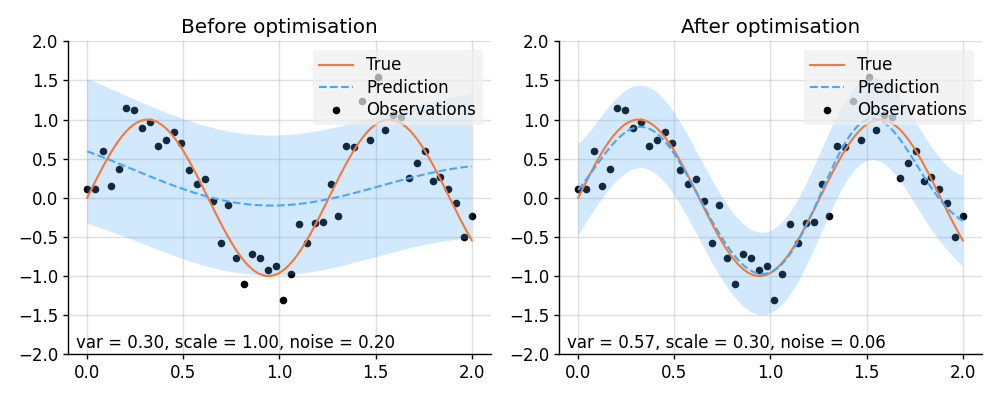

The script that saved this image:
import lab as B
import matplotlib.pyplot as plt
import torch
from wbml.plot import tweak

from stheno.torch import EQ, GP

# Increase regularisation because PyTorch defaults to 32-bit floats.
B.epsilon = 1e-6

# Define points to predict at.
x = torch.linspace(0, 2, 100)
x_obs = torch.linspace(0, 2, 50)

# Sample a true, underlying function and observations with observation noise `0.05`.
f_true = torch.sin(5 * x)
y_obs = torch.sin(5 * x_obs) + 0.05**0.5 * torch.randn(50)


class Model(torch.nn.Module):
    """A GP model with learnable parameters."""

    def __init__(self, init_var=0.3, init_scale=1, init_noise=0.2):
        super().__init__()
        # Ensure that the parameters are positive and make them learnable.
        self.log_var = torch.nn.Parameter(torch.log(torch.tensor(init_var)))
        self.log_scale = torch.nn.Parameter(torch.log(torch.tensor(init_scale)))
        self.log_noise = torch.nn.Parameter(torch.log(torch.tensor(init_noise)))

    def construct(self):
        self.var = torch.exp(self.log_var)
        self.scale = torch.exp(self.log_scale)
        self.noise = torch.exp(self.log_noise)
        kernel = self.var * EQ().stretch(self.scale)
        return GP(kernel), self.noise


model = Model()
f, noise = model.construct()

# Condition on observations and make predictions before optimisation.
f_post = f | (f(x_obs, noise), y_obs)
prior_before = f, noise
pred_before = f_post(x, noise).marginal_credible_bounds()

# Perform optimisation.
opt = torch.optim.Adam(model.parameters(), lr=5e-2)
for _ in range(1000):
    opt.zero_grad()
    f, noise = model.construct()
    loss = -f(x_obs, noise).logpdf(y_obs)
    loss.backward()
    opt.step()

f, noise = model.construct()

# Condition on observations and make predictions after optimisation.
f_post = f | (f(x_obs, noise), y_obs)
prior_after = f, noise
pred_after = f_post(x, noise).marginal_credible_bounds()


def plot_prediction(prior, pred):
    f, noise = prior
    mean, lower, upper = pred
    plt.scatter(x_obs, y_obs, label="Observations", style="train", s=20)
    plt.plot(x, f_true, label="True", style="test")
    plt.plot(x, mean, label="Prediction", style="pred")
    plt.fill_between(x, lower, upper, style="pred")
    plt.ylim(-2, 2)
    plt.text(
        0.02,
        0.02,
        f"var = {f.kernel.factor(0):.2f}, "
        f"scale = {f.kernel.factor(1).stretches[0]:.2f}, "
        f"noise = {noise:.2f}",
        transform=plt.gca().transAxes,
    )
    tweak()


# Plot result.
plt.figure(figsize=(10, 4))
plt.subplot(1, 2, 1)
plt.title("Before optimisation")
plot_prediction(prior_before, pred_before)
plt.subplot(1, 2, 2)
plt.title("After optimisation")
plot_prediction(prior_after, pred_after)
plt.savefig("readme_example13_optimisation_torch.png")
plt.show()
